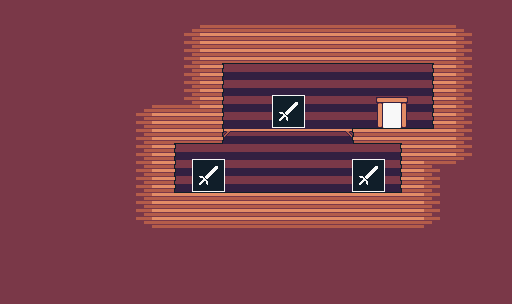

A 2D game scene composited from a Tiled map and its tileset images. What follows is a short description and the map's XML, with each tile layer's data collapsed to a summary:
An orthogonal 32x19 tile map with 16x16 px tiles, 5 tile layers (woodBg, woodenPlatform, house, shopItem, ...), 5 tilesets and 1 object.

<map version="1.0" tiledversion="1.1.2" orientation="orthogonal" renderorder="right-down" width="32" height="19" tilewidth="16" tileheight="16" infinite="0" nextobjectid="2">
 <properties>
  <property name="background" type="file" value="../../../images/backgrounds/grassland.png" />
  <property name="bottomLeft" type="bool" value="false" />
  <property name="bottomMiddle" type="bool" value="false" />
  <property name="bottomRight" type="bool" value="false" />
  <property name="leftBottom" type="bool" value="false" />
  <property name="leftMiddle" type="bool" value="false" />
  <property name="leftTop" type="bool" value="false" />
  <property name="rightBottom" type="bool" value="false" />
  <property name="rightMiddle" type="bool" value="false" />
  <property name="rightTop" type="bool" value="false" />
  <property name="topLeft" type="bool" value="false" />
  <property name="topMiddle" type="bool" value="false" />
  <property name="topRight" type="bool" value="false" />
 </properties>
 <tileset firstgid="1" source="../../tiles/tiles/wood.tsx" />
 <tileset firstgid="50" source="../../tiles/tiles/woodenPlatform.tsx" />
 <tileset firstgid="59" source="../../tiles/tiles/woodBg.tsx" />
 <tileset firstgid="60" source="../../tiles/tiles/house.tsx" />
 <tileset firstgid="64" source="../../tiles/tiles/shopItem.tsx" />
 <layer name="woodBg" width="32" height="19">
  <data>[608 cells, 608 non-empty, 1 distinct tile ids]</data>
 </layer>
 <layer name="woodenPlatform" width="32" height="19">
  <data>[608 cells, 10 non-empty, 5 distinct tile ids]</data>
 </layer>
 <layer name="house" width="32" height="19">
  <data>[608 cells, 1 non-empty, 1 distinct tile ids]</data>
 </layer>
 <layer name="shopItem" width="32" height="19">
  <data>[608 cells, 3 non-empty, 1 distinct tile ids]</data>
 </layer>
 <layer name="wood" width="32" height="19">
  <data>[608 cells, 506 non-empty, 26 distinct tile ids]</data>
 </layer>
 <objectgroup name="objects">
  <object id="1" x="382" y="102" width="20" height="26">
   <properties>
    <property name="data" value="maps/maps/grassland/containsShop2" />
    <property name="type" value="door" />
   </properties>
  </object>
 </objectgroup>
</map>
